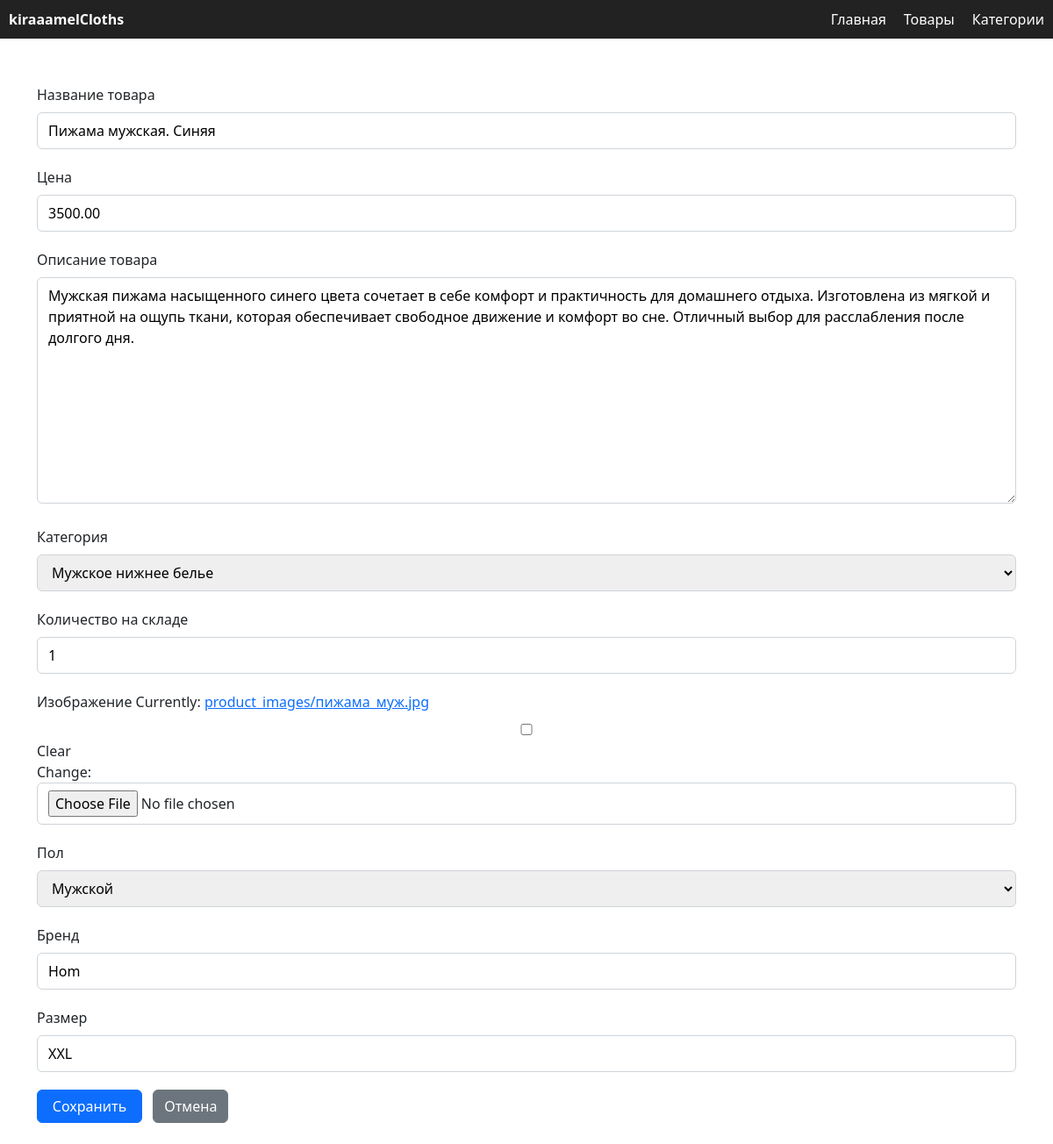
The page /product/3/edit/ on the database as committed earlier.
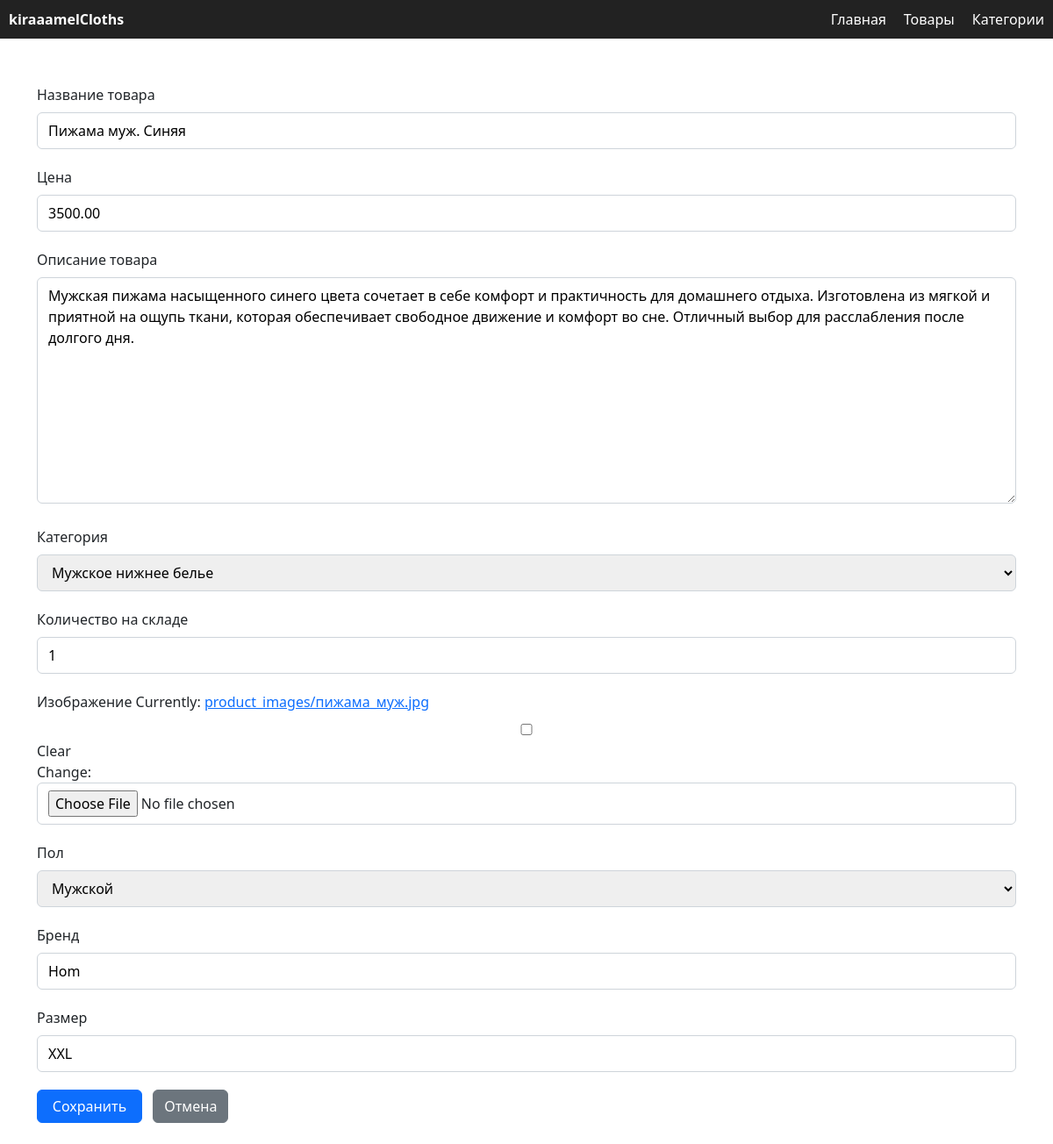
The same page on the database as committed later.
### shop/models.py (models this page shows, shortened)
class Product(models.Model):
    GENDER_CHOICES = [
        ('male', 'Мужской'),
        ('female', 'Женский'),
        ('kids', 'Детский'),
    ]
    name = models.CharField(max_length=200, verbose_name="Название товара")
    description = models.TextField(blank=True, verbose_name="Описание товара")
    price = models.DecimalField(max_digits=10, decimal_places=2, verbose_name="Цена")
    category = models.ForeignKey(ProductCategory, on_delete=models.CASCADE, related_name="products", verbose_name="Категория")
    stock_quantity = models.PositiveIntegerField(verbose_name="Количество на складе")
    image = models.ImageField(upload_to='product_images/', blank=True, null=True, verbose_name="Изображение")
    gender = models.CharField(max_length=10, choices=GENDER_CHOICES, default='unisex', verbose_name="Пол")
    created_by = models.ForeignKey(User, on_delete=models.SET_NULL, null=True, verbose_name="Создатель")
    brand = models.CharField(max_length=100, verbose_name="Бренд", default='UnknownBrand')
    size = models.CharField(max_length=50, verbose_name="Размер", default='Unknown')
    class Meta:
        verbose_name = "Товар"
        verbose_name_plural = "Товары"

### shop/views.py (the view)
# urls.py: path('product/<int:pk>/edit/', views.product_edit, name='product_edit'), # редактирование
def product_edit(request, pk):
    product = get_object_or_404(Product, pk=pk)
    if request.method == 'POST':
        form = ProductForm(request.POST, request.FILES, instance=product)
        if form.is_valid():
            form.save()
            return redirect('shop:product_detail', pk=product.id)
    else:
        form = ProductForm(instance=product)
    return render(request, 'product_form.html', {'form': form})

### shop/forms.py
class ProductForm(forms.ModelForm):
    class Meta:
        model = Product
        fields = ['name', 'price', 'description', 'category', 'stock_quantity', 'image', 'gender', 'brand', 'size']

### shop/models.py (called while the page is built)
    def __str__(self):
        return self.name

### shop/templates/product_form.html (shortened to what this page needs)
<!DOCTYPE html>
<html lang="ru">
<head>
    <link href="https://cdn.jsdelivr.net/npm/bootstrap@5.3.0/dist/css/bootstrap.min.css" rel="stylesheet">
</head>
<body>
<nav style="background-color: #222; padding: 10px; margin-bottom: 20px;">
    <div style="max-width: 1200px; margin: 0 auto; display: flex; justify-content: space-between; align-items: center; color: white;">
        <a href="{% url 'shop:home' %}" style="color: white; font-weight: bold; text-decoration: none;">kiraaamelCloths</a>
        <ul style="list-style: none; display: flex; gap: 20px; margin: 0; padding: 0;">
            <li><a href="{% url 'shop:home' %}" style="color: white; text-decoration: none;">Главная</a></li>
            <li><a href="{% url 'shop:product_list' %}" style="color: white; text-decoration: none;">Товары</a></li>
            <li><a href="{% url 'shop:category_list' %}" style="color: white; text-decoration: none;">Категории</a></li>
        </ul>
    </div>
</nav>
<div class="container py-4">
    <form method="post" enctype="multipart/form-data" novalidate>
        {% for field in form %}
        <div class="form-group">
            <label for="{{ field.id_for_label }}" class="form-label">{{ field.label }}</label>
            {{ field }}
        </div>
        {% endfor %}
        <button type="submit" class="btn btn-primary me-2">Сохранить</button>
        <a href="{% url 'shop:product_list' %}" class="btn btn-secondary">Отмена</a>
    </form>
</div>
</body>
</html>

Rows that differ between the two databases and show on the page:
changed Product "Мужское нижнее белье": name "Пижама мужская. Синяя" → "Пижама муж. Синяя"
